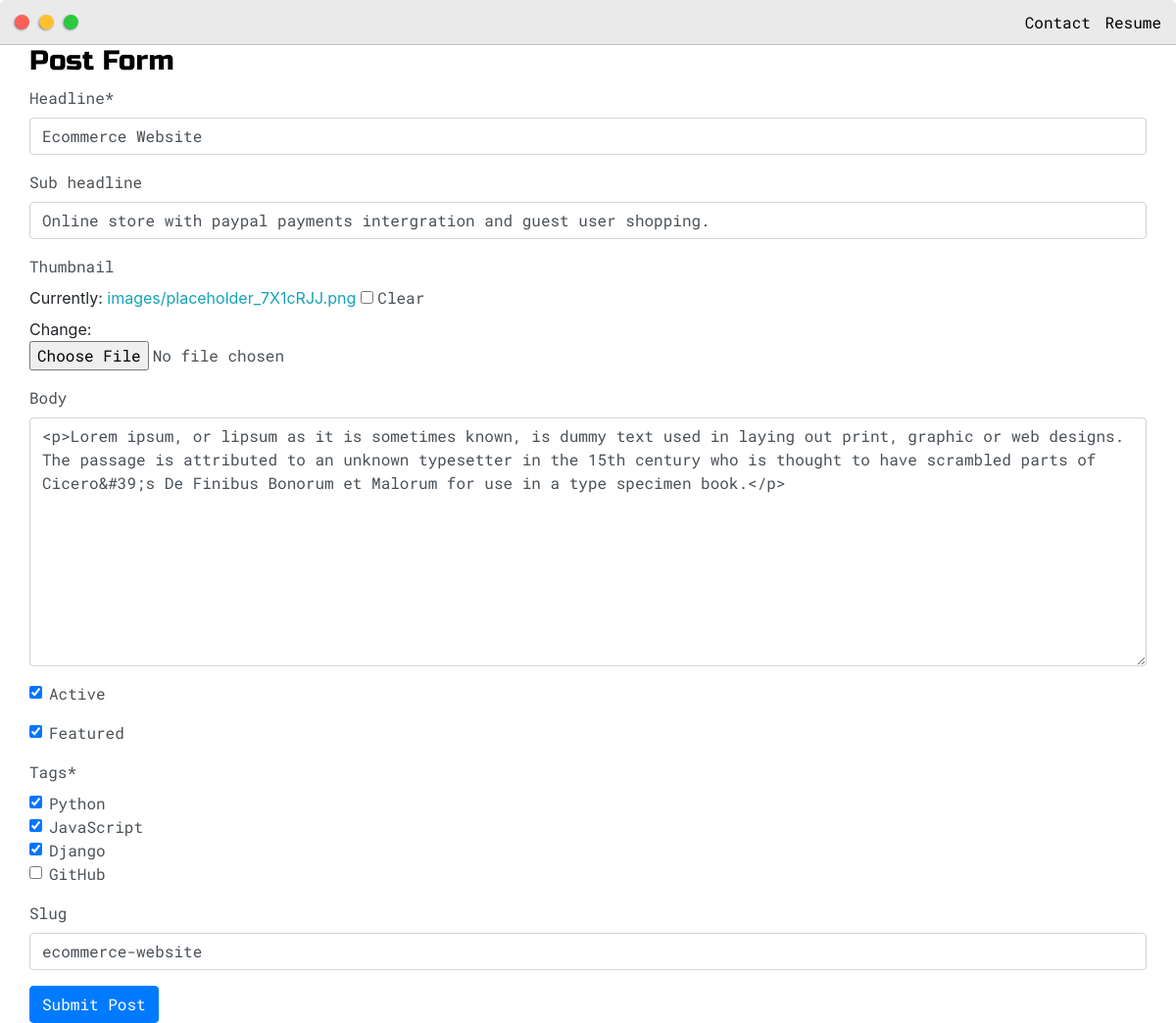
Screenshot of /update_post/ecommerce-website/ (signed in) with the database file from the repository.
### base/models.py (models this page shows, shortened)
class Post(models.Model):
    headline = models.CharField(max_length=200)
    sub_headline = models.CharField(max_length=200, null=True, blank=True)
    thumbnail = models.ImageField(null=True, blank=True, upload_to="images", default="placeholder1.png")
    body = RichTextUploadingField(null=True, blank=True)
    created = models.DateTimeField(auto_now_add=True)
    active = models.BooleanField(default=False)
    featured = models.BooleanField(default=False)
    tags = models.ManyToManyField(Tag, null=True)
    slug = models.SlugField(null=True, blank=True)

### base/views.py (the view)
# urls.py: path('update_post/<slug:slug>/', views.updatePost, name='update_post'),
@login_required(login_url="home")
def updatePost(request, slug):
    post = Post.objects.get(slug=slug)
    form = PostForm(instance=post)
    if request.method == 'POST':
        form = PostForm(request.POST, request.FILES, instance=post)
        if form.is_valid():
            form.save()
        return redirect('posts')
    context = {'form': form}
    return render(request, 'base/post_form.html', context)

### base/forms.py
class PostForm(ModelForm):
    class Meta:
        model = Post
        fields = '__all__'
        widgets = {
            'tags': forms.CheckboxSelectMultiple(),
        }

### base/models.py (called while the page is built)
    def __str__(self):
        return self.name

### base/templates/base/post_form.html (shortened to what this page needs)
{% extends 'base/main.html' %}
{% load static %}
{% load crispy_forms_tags %}
{% block content %}
<div class="main-container">
    <h3>Post Form</h3>
    <form action="" method="POST" enctype="multipart/form-data">
        {{ form | crispy}}
        <input class="btn btn-primary" type="submit" value="Submit Post">
    </form>
</div>
{% endblock %}

### static/css/default.css (style rules this page uses)
:root { --mainColor:#eaeaea; --mainShadow: 20px 20px 60px #c7c7c7, -20px -20px 60px #ffffff; --mainRadius: 5px 5px 0 0; --secondaryColor:#fff; --secondaryShadow: 14px 14px 12px #f7f7f7, -14px -14px 12px #ffffff; --secondaryRadius: 5px;; --borderColor:#c1c1c1; --mainText:black; --secondaryText:#4b5156; --themeDotBorder: #24292e; --previewBg:rgb(251,249,243,0.8); --previewShadow:#f0ead6; --buttonColor:black; --inputField: inset 8px 8px 38px #ededed, inset -8px -8px 38px #ffffff; }
html,body { padding: 0; margin: 0; scroll-behavior: smooth; }
body * { transition: 0.4s; }
h1,h2,h3,h4,h5,h6,strong { color: var(--mainText); font-family: 'Russo One', sans-serif; font-weight: 500; }
p,li,span,label,input,textarea { color: var(--secondaryText); font-family: 'Roboto Mono', monospace; }
a { text-decoration: none; color: #17a2b8; }
h3 { font-size: 28px }
.main-container { width: 1200px; margin: 0 auto; }
@media screen and (max-width: 1200px) { .main-container { width: 95%; } }

### rows the page displays
Post: headline "Ecommerce Website", sub_headline "Online store with paypal payments intergration and guest user shopping.", body "<p>Lorem ipsum, or lipsum as it is sometimes known, is dummy text used in laying out print, graphic or web designs. The passage is attributed to an unknown typesetter in the 15th century who is thought to have scrambled parts of Cicero&#39;s De Finibus Bonorum et Malorum for use in a type specimen book.</p>", active "☑", featured "☑", slug "ecommerce-website"
